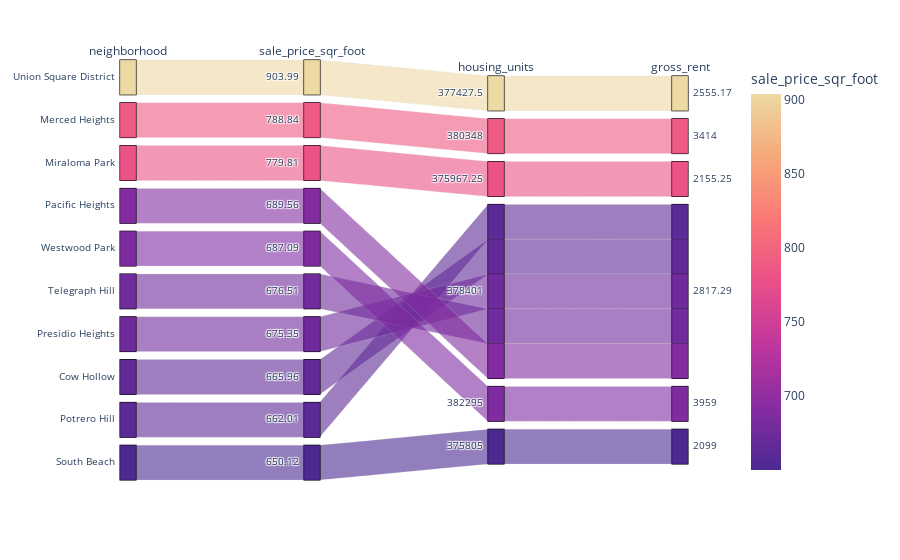

Notebook code cell kept with this figure:
### Code cell
# Parallel Categories Plot
# YOUR CODE HERE!
px.parallel_categories(expensive_neighborhood.reset_index(), color='sale_price_sqr_foot',color_continuous_scale=px.colors.sequential.Agsunset)

### Figure 1 — Plotly figure (JSON) as saved in the notebook; plotly's stock layout.template omitted (floating-point values rounded to 4 significant figures)
{"data": [{"dimensions": [{"label": "neighborhood", "values": ["Union Square District", "Merced Heights", "Miraloma Park", "Pacific Heights", "Westwood Park", "Telegraph Hill", "Presidio Heights", "Cow Hollow", "Potrero Hill", "South Beach"]}, {"label": "sale_price_sqr_foot", "values": [904.0, 788.8, 779.8, 689.6, 687.1, 676.5, 675.4, 666.0, 662.0, 650.1]}, {"label": "housing_units", "values": [377400.0, 380348, 376000.0, 378401, 382295, 378401, 378401, 378401, 378401, 375805]}, {"label": "gross_rent", "values": [2555.0, 3414, 2155.0, 2817.0, 3959, 2817.0, 2817.0, 2817.0, 2817.0, 2099]}], "domain": {"x": [0, 1], "y": [0, 1]}, "line": {"color": [904.0, 788.8, 779.8, 689.6, 687.1, 676.5, 675.4, 666.0, 662.0, 650.1], "coloraxis": "coloraxis"}, "name": "", "type": "parcats"}], "layout": {"autosize": true, "coloraxis": {"colorbar": {"title": {"text": "sale_price_sqr_foot"}}, "colorscale": [[0, "rgb(75, 41, 145)"], [0.1667, "rgb(135, 44, 162)"], [0.3333, "rgb(192, 54, 157)"], [0.5, "rgb(234, 79, 136)"], [0.6667, "rgb(250, 120, 118)"], [0.8333, "rgb(246, 169, 122)"], [1, "rgb(237, 217, 163)"]]}, "legend": {"tracegroupgap": 0}, "margin": {"t": 60}}}
